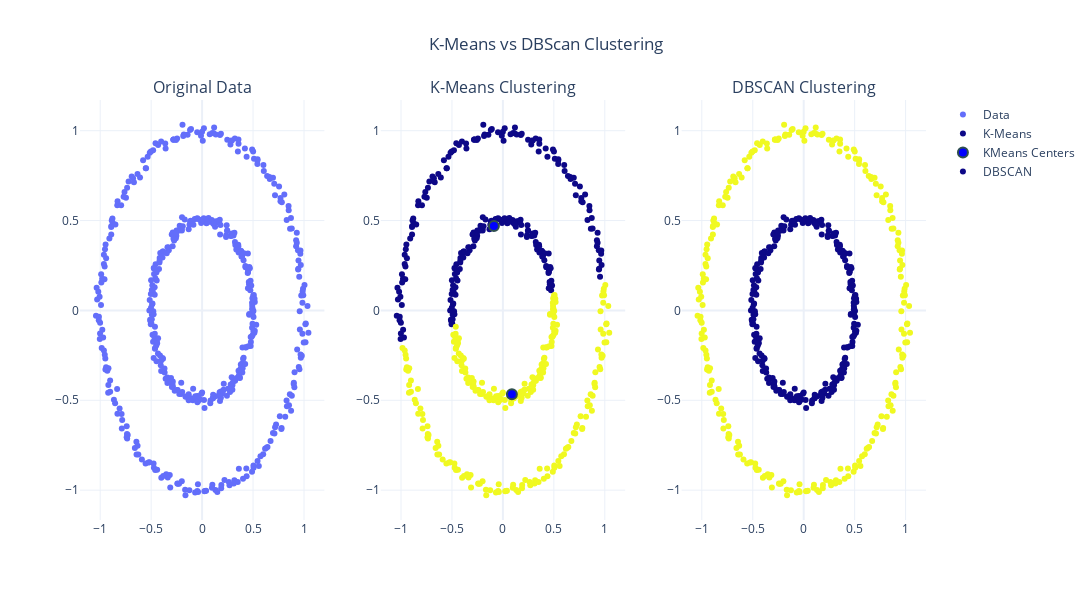

Notebook code for this chart:
### Markdown cell above
In this section, you will also be asked to implement the following functions in `clustering.py`:

1. **dbscan**: Implement the DBSCAN algorithm. The function takes the data points, the distance metric, and the parameters epsilon and min_samples as input and returns the cluster labels.

### Code cell
from clustering import dbscan

X, y = sklearn_datasets.make_circles(n_samples=500, noise=0.02, factor=0.5, random_state=111)

# KMeans for comparison.
start_points = X[[1, 2], :]
centers, kmeans_labels = k_means(X, 2, start_points.copy(), euclidean_distance)

# DBSCAN
dbscan_labels = dbscan(X, eps=0.1, min_samples=5)

# Plot KMeans and DBSCAN Results.
fig = make_subplots(rows=1, cols=3, subplot_titles=("Original Data", "K-Means Clustering", "DBSCAN Clustering"))
fig.add_trace(go.Scatter(x=X[:, 0], y=X[:, 1], mode='markers', name = "Data"), row=1, col=1)
fig.add_trace(go.Scatter(x=X[:, 0], y=X[:, 1], mode='markers', text = kmeans_labels, name = "K-Means", marker=dict(color=kmeans_labels)), row=1, col=2)
fig.add_trace(go.Scatter(x=centers[:, 0], y=centers[:, 1], mode='markers', marker=dict(size=10, color='blue', line=dict(width=2, color='DarkSlateGrey')), name = "KMeans Centers"), row=1, col=2)
fig.add_trace(go.Scatter(x=X[:, 0], y=X[:, 1], mode='markers', name = "DBSCAN", marker=dict(color=dbscan_labels)), row=1, col=3)
fig.update_layout(title='K-Means vs DBScan Clustering', height=600, width=1200, template='plotly_white', showlegend=True, title_x=0.5)
fig.show()

### Figure 1 — Plotly figure (JSON) as saved in the notebook; plotly's stock layout.template omitted (floating-point values rounded to 4 significant figures; data arrays with more than 128 entries replaced by an {"elided": "..."} marker saying what was removed)
{"data": [{"mode": "markers", "name": "Data", "type": "scatter", "x": {"elided": "500 float values"}, "xaxis": "x", "y": {"elided": "500 float values"}, "yaxis": "y"}, {"marker": {"color": {"elided": "500 int values"}}, "mode": "markers", "name": "K-Means", "text": {"elided": "500 int values"}, "type": "scatter", "x": {"elided": "500 float values"}, "xaxis": "x2", "y": {"elided": "500 float values"}, "yaxis": "y2"}, {"marker": {"color": "blue", "line": {"color": "DarkSlateGrey", "width": 2}, "size": 10}, "mode": "markers", "name": "KMeans Centers", "type": "scatter", "x": [-0.08834, 0.08816], "xaxis": "x2", "y": [0.469, -0.4668], "yaxis": "y2"}, {"marker": {"color": {"elided": "500 int values"}}, "mode": "markers", "name": "DBSCAN", "type": "scatter", "x": {"elided": "500 float values"}, "xaxis": "x3", "y": {"elided": "500 float values"}, "yaxis": "y3"}], "layout": {"annotations": [{"font": {"size": 16}, "showarrow": false, "text": "Original Data", "x": 0.1444, "xanchor": "center", "xref": "paper", "y": 1, "yanchor": "bottom", "yref": "paper"}, {"font": {"size": 16}, "showarrow": false, "text": "K-Means Clustering", "x": 0.5, "xanchor": "center", "xref": "paper", "y": 1, "yanchor": "bottom", "yref": "paper"}, {"font": {"size": 16}, "showarrow": false, "text": "DBSCAN Clustering", "x": 0.8556, "xanchor": "center", "xref": "paper", "y": 1, "yanchor": "bottom", "yref": "paper"}], "height": 600, "showlegend": true, "title": {"text": "K-Means vs DBScan Clustering", "x": 0.5}, "width": 1200, "xaxis": {"anchor": "y", "domain": [0, 0.2889]}, "xaxis2": {"anchor": "y2", "domain": [0.3556, 0.6444]}, "xaxis3": {"anchor": "y3", "domain": [0.7111, 1]}, "yaxis": {"anchor": "x", "domain": [0, 1]}, "yaxis2": {"anchor": "x2", "domain": [0, 1]}, "yaxis3": {"anchor": "x3", "domain": [0, 1]}}}
